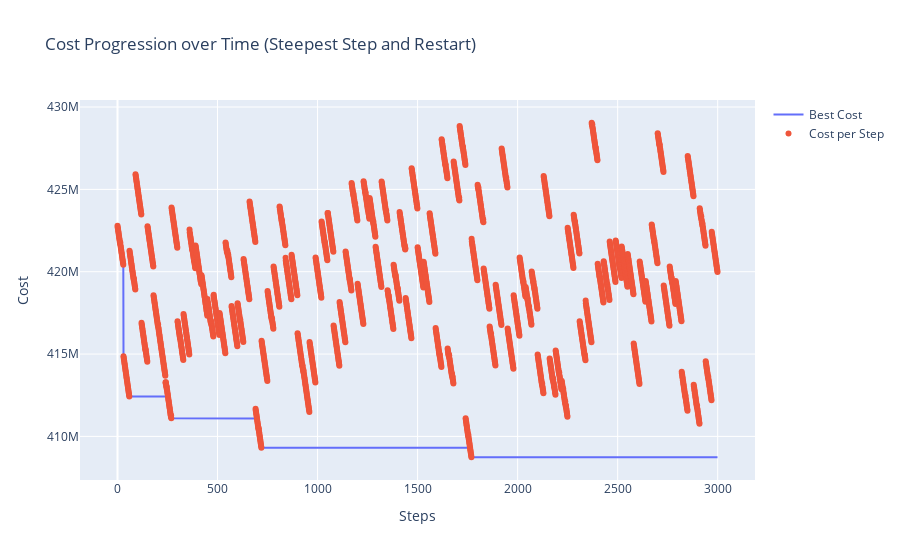

The code cell stored with this chart in its notebook:
### Code cell
fig = go.Figure()
fig.add_trace(go.Scatter(x=list(range(len(history))), y=list(accumulate(history, min)), mode='lines', name='Best Cost'))
fig.add_trace(go.Scatter(x=list(range(len(history))), y=history, mode='markers', name='Cost per Step'))
fig.update_layout(title="Cost Progression over Time (Steepest Step and Restart)", xaxis_title="Steps", yaxis_title="Cost")
fig.show()

### Figure 1 — Plotly figure (JSON) as saved in the notebook; plotly's stock layout.template omitted (floating-point values rounded to 4 significant figures; data arrays with more than 128 entries replaced by an {"elided": "..."} marker saying what was removed)
{"data": [{"mode": "lines", "name": "Best Cost", "type": "scatter", "x": {"elided": "3000 int values"}, "y": {"elided": "3000 float values"}}, {"mode": "markers", "name": "Cost per Step", "type": "scatter", "x": {"elided": "3000 int values"}, "y": {"elided": "3000 float values"}}], "layout": {"title": {"text": "Cost Progression over Time (Steepest Step and Restart)"}, "xaxis": {"title": {"text": "Steps"}}, "yaxis": {"title": {"text": "Cost"}}}}
